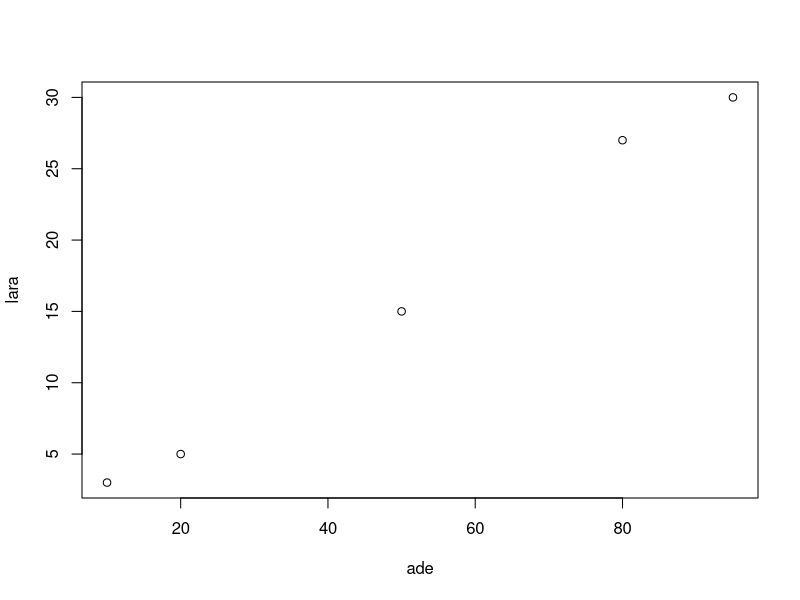
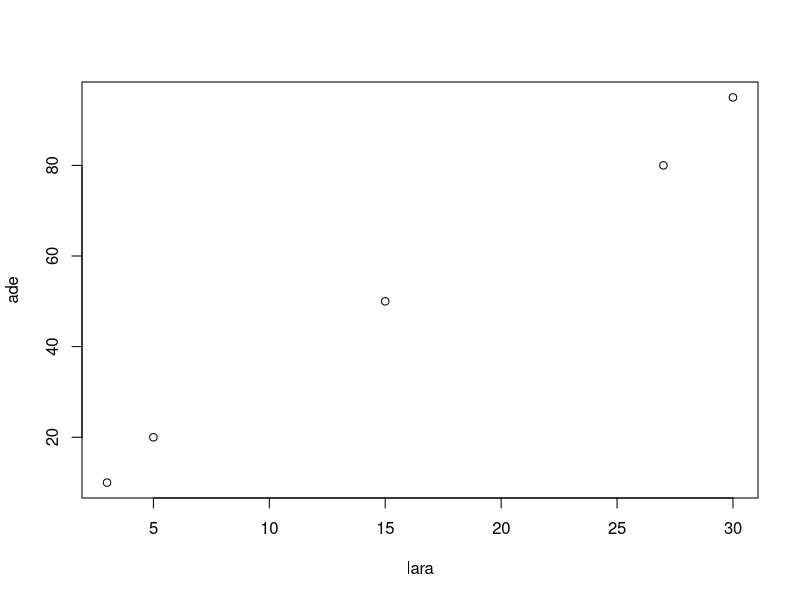
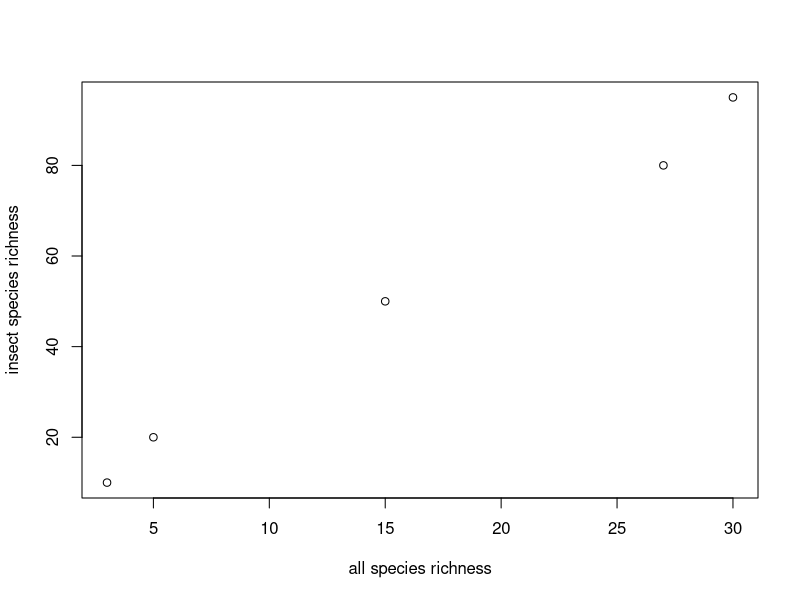
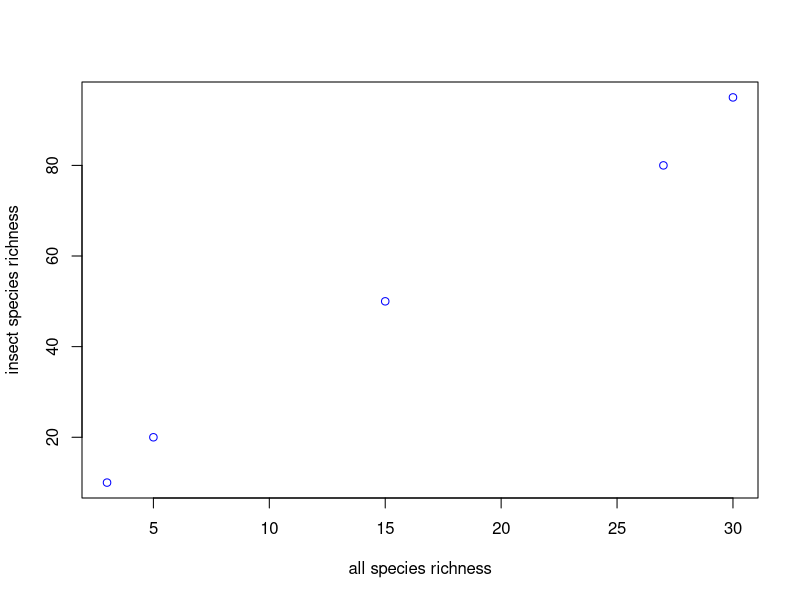
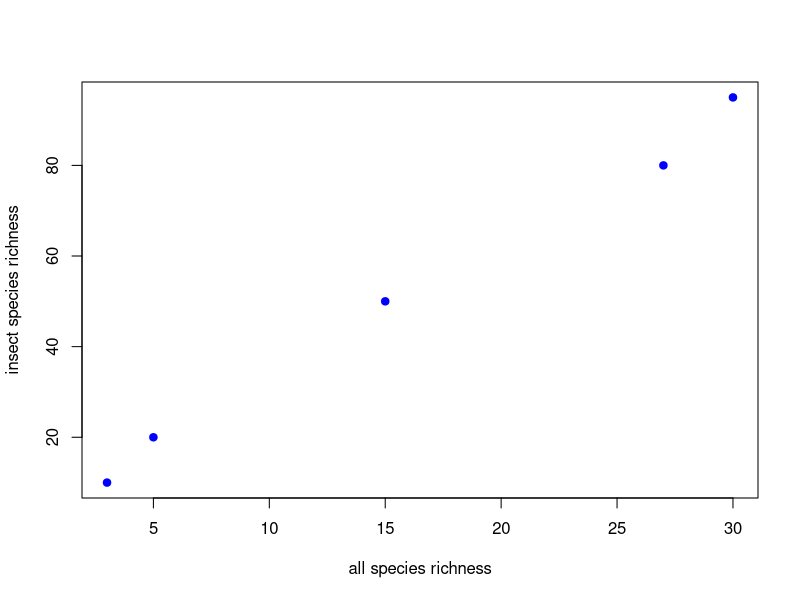
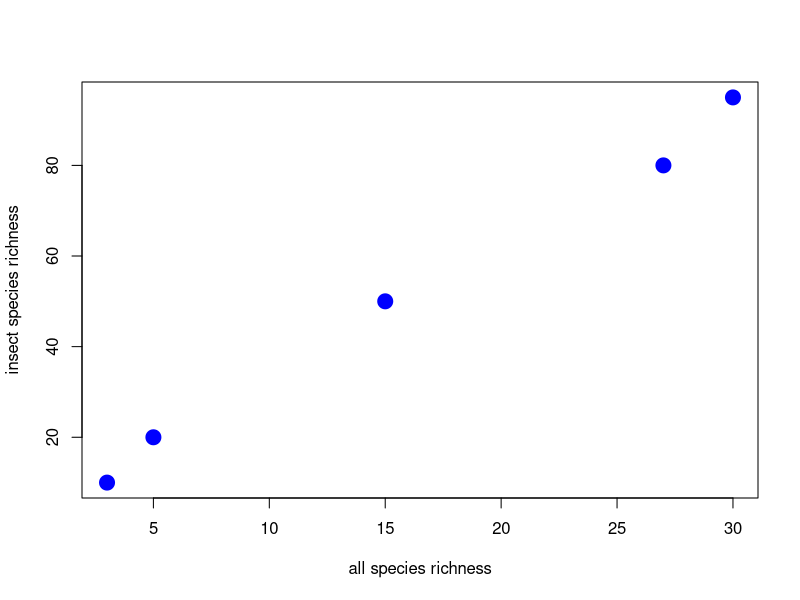
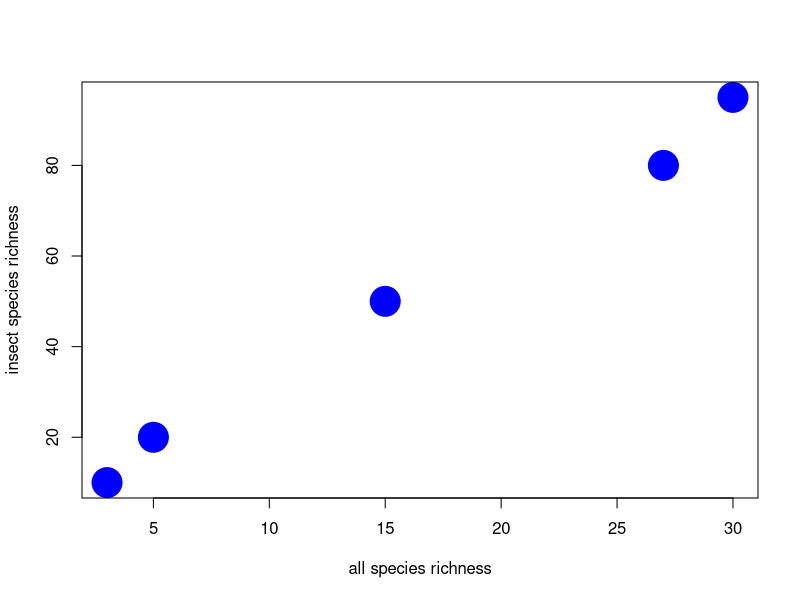
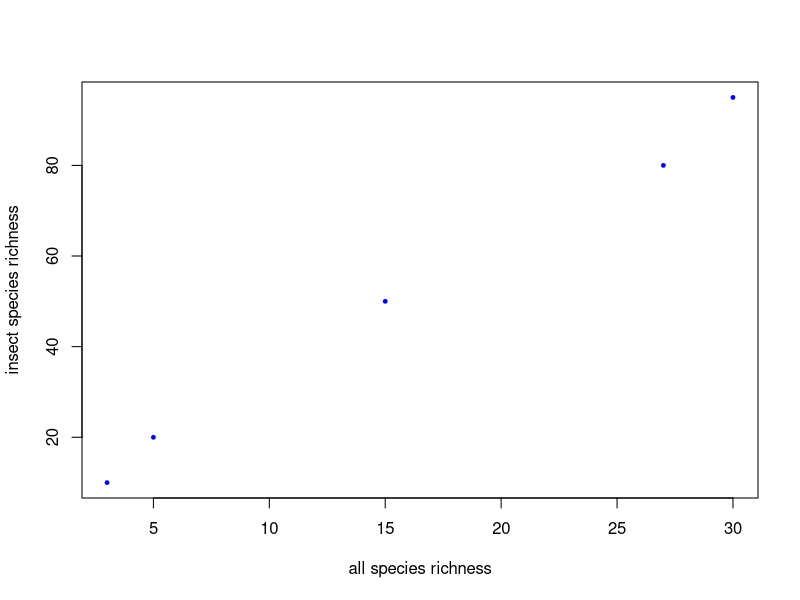

Recreate these plots in R, in order.
2 + 3

#this is a comment, R will not read this but humans will!

kat <- 2 + 3
kat 

deanna <- 5 + 7
deanna

#instead of 2 + 3 + 5 +7
kat + deanna

#instead of (2+3) * (5+7)
kat*deanna

ade <- c(10, 20, 50, 80, 95) #these are the samples of Adelaide containing insect species richness
lara <-c(3, 5, 15, 27, 30) #these are species numbers of different taxa found by different scientists 

#Is the number of insect species related to the number of species of different taxa?

plot(ade,lara) #ade appears on x axis 
plot (lara,ade) #lara appears on x axis

#Let's put different arguments 
plot (lara,ade, xlab="all species richness", ylab="insect species richness")

plot (lara,ade, xlab="all species richness", ylab="insect species richness", col="blue")
plot (lara,ade, xlab="all species richness", ylab="insect species richness", col="blue", pch=19)
plot (lara,ade, xlab="all species richness", ylab="insect species richness", col="blue", pch=19,cex=2)

plot (lara,ade, xlab="all species richness", ylab="insect species richness", col="blue", pch=19,cex=4)
plot (lara,ade, xlab="all species richness", ylab="insect species richness", col="blue", pch=19,cex=0.5)
